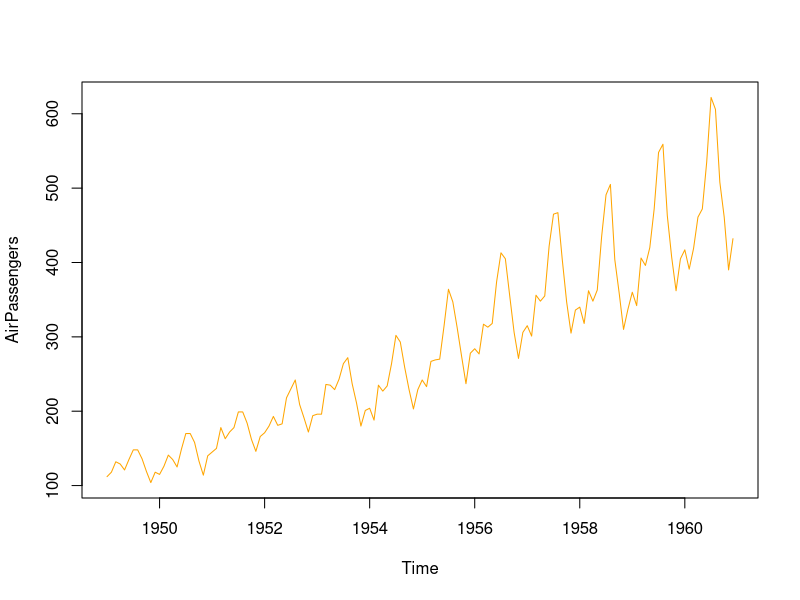

Write R code to recreate this figure.
data(AirPassengers) # Loading the Data
class(AirPassengers)
plot(AirPassengers, col = 'Orange') # Visualizing the Data

# Type of Time Series is Trend